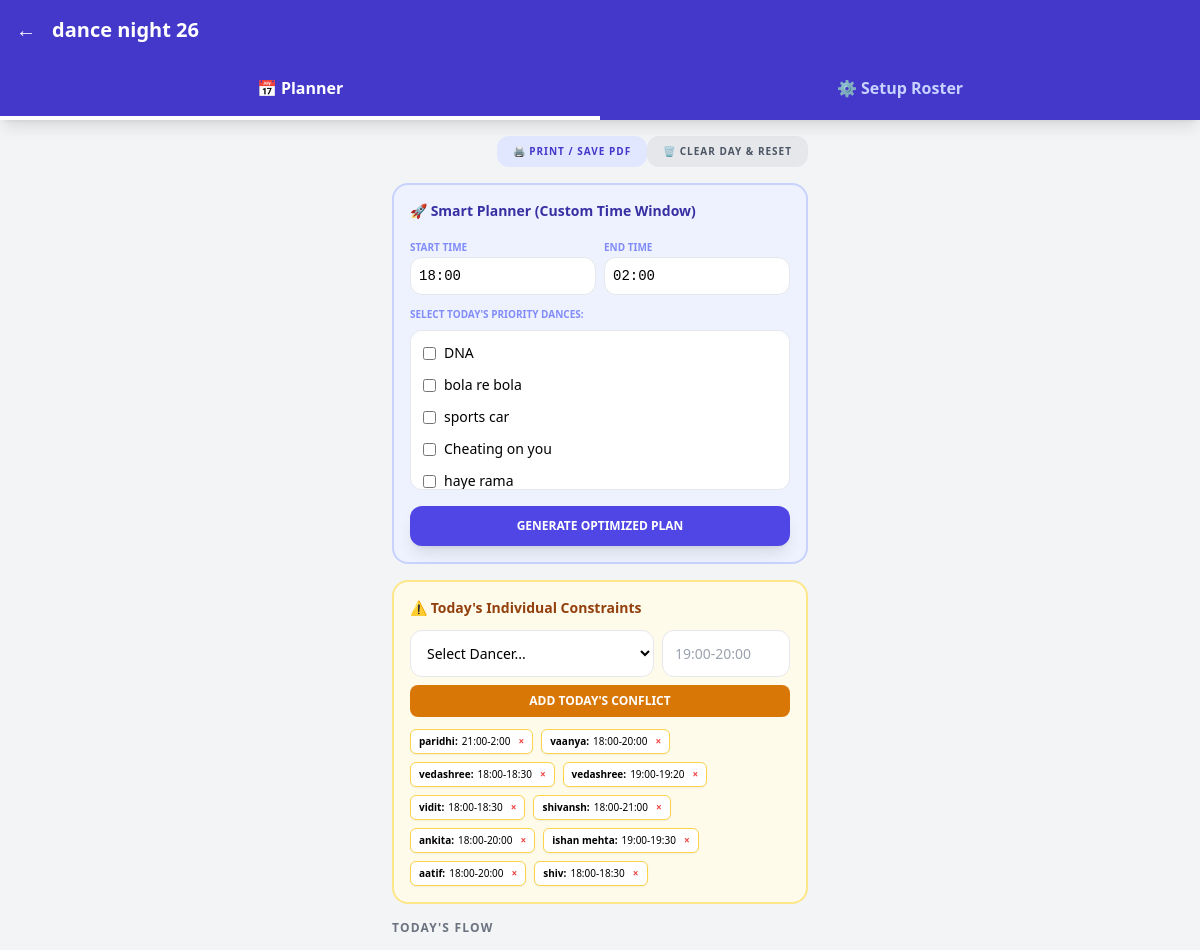
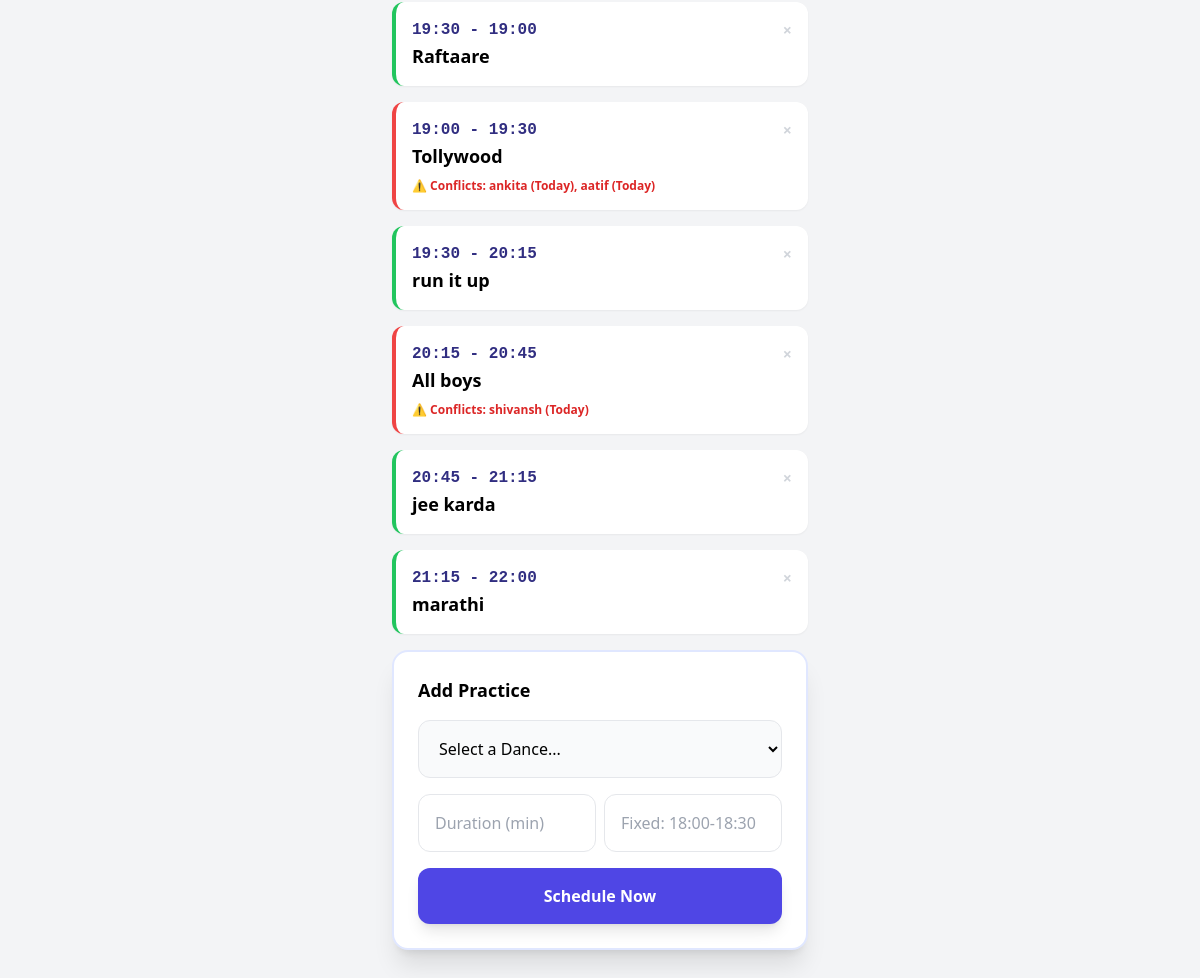
Screenshot of /event/1 with the database file from the repository (2 pictures, top to bottom).
### app/models.py (models this page shows)
class Event(Base):
    __tablename__ = "events"
    id = Column(Integer, primary_key=True, index=True)
    name = Column(String, unique=True)
    date = Column(String)
    start_time = Column(String, default="18:00")
    end_time = Column(String, default="02:00")
    dances = relationship("Dance", back_populates="event")
    dancers = relationship("Dancer", back_populates="event")

class Dance(Base):
    __tablename__ = "dances"
    id = Column(Integer, primary_key=True, index=True)
    name = Column(String)
    member_ids = Column(JSON, default=[])
    event_id = Column(Integer, ForeignKey("events.id"))
    event = relationship("Event", back_populates="dances")
    sessions = relationship("Session", back_populates="dance", cascade="all, delete-orphan")

class DailyConstraint(Base):
    __tablename__ = "daily_constraints"
    id = Column(Integer, primary_key=True, index=True)
    dancer_id = Column(Integer, ForeignKey("dancers.id"))
    time_range = Column(String)
    event_id = Column(Integer, ForeignKey("events.id"))
    dancer = relationship("Dancer")

class Dancer(Base):
    __tablename__ = "dancers"
    id = Column(Integer, primary_key=True, index=True)
    name = Column(String)
    busy_times = Column(JSON)
    event_id = Column(Integer, ForeignKey("events.id"))
    event = relationship("Event", back_populates="dancers")

### app/main.py (the view)
@app.get("/event/{event_id}", response_class=HTMLResponse)
async def view_event(event_id: int, request: Request, db: Session = Depends(database.get_db)):
    event = db.query(models.Event).filter(models.Event.id == event_id).first()
    dances = db.query(models.Dance).filter(models.Dance.event_id == event_id).all()
    dancers = db.query(models.Dancer).filter(models.Dancer.event_id == event_id).all()
    sessions = db.query(models.Session).filter(models.Session.event_id == event_id).all()
    daily_constraints = db.query(models.DailyConstraint).filter(models.DailyConstraint.event_id == event_id).all()
    start_time_str = event.start_time if event and event.start_time else "18:00"
    full_schedule = engine.calculate_full_schedule(sessions, dancers, daily_constraints, start_time_str=start_time_str)
    return templates.TemplateResponse("event.html", {
        "request": request, "event": event, "dances": dances,
        "dancers": dancers, "schedule": full_schedule,
        "daily_constraints": daily_constraints
    })

### app/templates/event.html (shortened to what this page needs)
<!DOCTYPE html>
<html lang="en">
<head>
    <script src="https://cdn.tailwindcss.com"></script>
</head>
<body class="bg-gray-100 pb-24">
    <div class="bg-indigo-700 shadow-lg sticky top-0 z-50">
        <div class="p-4 text-white flex items-center">
            <a href="/" class="mr-4 text-xl">←</a>
            <h1 class="text-xl font-bold">{{ event.name }}</h1>
        </div>
        <div class="flex">
            <button id="btn-planner" onclick="showTab('planner')" class="flex-1 p-4 font-bold active-tab">📅 Planner</button>
            <button id="btn-library" onclick="showTab('library')" class="flex-1 p-4 font-bold inactive-tab">⚙️ Setup Roster</button>
        </div>
    </div>
    <div class="max-w-md mx-auto p-4">
        <div id="planner-section" class="space-y-4">
            <div class="flex justify-end mb-4">
                <button onclick="window.print()" class="bg-indigo-100 text-indigo-700 px-4 py-2 rounded-xl text-[10px] font-black uppercase tracking-widest hover:bg-indigo-200 transition-colors">
                    🖨️ Print / Save PDF
                </button>
                <form action="/event/{{ event.id }}/clear_day" method="post"
                    onsubmit="return confirm('This will clear all practices and today\'s individual constraints. Are you sure?')">
                    <button type="submit" class="bg-gray-200 text-gray-600 px-4 py-2 rounded-xl text-[10px] font-black uppercase tracking-widest hover:bg-red-100 hover:text-red-600 transition-colors">
                        🗑️ Clear Day & Reset
                    </button>
                </form>
            </div>
            <div class="bg-indigo-50 p-4 rounded-2xl border-2 border-indigo-200">
                <h3 class="text-indigo-800 font-bold text-sm mb-3">🚀 Smart Planner (Custom Time Window)</h3>
                <form action="/event/{{ event.id }}/auto_generate" method="post">
                    <div class="grid grid-cols-2 gap-2 mb-3">
                        <div>
                            <label class="text-[10px] font-bold text-indigo-400 uppercase">Start Time</label>
                            <input type="text" name="start_time" placeholder="18:00" value="{{ event.start_time or '18:00' }}" class="w-full p-2 border rounded-xl text-sm font-mono" required>
                        </div>
                        <div>
                            <label class="text-[10px] font-bold text-indigo-400 uppercase">End Time</label>
                            <input type="text" name="end_time" placeholder="02:00" value="{{ event.end_time or '02:00' }}" class="w-full p-2 border rounded-xl text-sm font-mono" required>
                        </div>
                    </div>
                    <p class="text-[10px] font-bold text-indigo-400 uppercase mb-2">Select Today's Priority Dances:</p>
                    <div class="grid grid-cols-1 gap-1 mb-4 max-h-40 overflow-y-auto p-2 bg-white rounded-xl border">
                        {% for d in dances %}
                        <label class="flex items-center space-x-2 text-sm p-1 hover:bg-indigo-50 rounded">
                            <input type="checkbox" name="priority_ids" value="{{ d.id }}" class="rounded text-indigo-600">
                            <span>{{ d.name }}</span>
                        </label>
                        {% endfor %}
                    </div>
                    <button type="submit" class="w-full bg-indigo-600 text-white p-3 rounded-xl font-bold text-xs uppercase shadow-lg hover:bg-indigo-700">
                        Generate Optimized Plan
                    </button>
                </form>
            </div>
            <div class="bg-amber-50 p-4 rounded-2xl border-2 border-amber-200 mb-6">
                <h3 class="text-amber-800 font-bold text-sm mb-3">⚠️ Today's Individual Constraints</h3>
                <form action="/event/{{ event.id }}/add_daily_constraint" method="post" class="space-y-2">
                    <div class="flex gap-2">
                        <select name="dancer_id" class="flex-1 p-3 bg-white border rounded-xl text-sm" required>
                            <option value="" disabled selected>Select Dancer...</option>
                        </select>
                        <input type="text" name="time_range" placeholder="19:00-20:00" class="w-32 p-3 border rounded-xl text-sm" required>
                    </div>
                    <button type="submit" class="w-full bg-amber-600 text-white p-2 rounded-lg font-bold text-xs uppercase">Add Today's Conflict</button>
                </form>
                <div class="mt-3 flex flex-wrap gap-2">
                    {% for c in daily_constraints %}
                    <div class="bg-white px-2 py-1 rounded-md border border-amber-300 text-[10px] flex items-center shadow-sm">
                        <span class="font-bold mr-1">{{ c.dancer.name }}:</span> {{ c.time_range }}
                        <form action="/event/{{ event.id }}/delete_constraint/{{ c.id }}" method="post" class="ml-2">
                            <button type="submit" class="text-red-500 font-black">×</button>
                        </form>
                    </div>
                    {% endfor %}
                </div>
            </div>
            <h2 class="text-xs font-bold text-gray-500 uppercase tracking-widest">Today's Flow</h2>
            <div id="sortable-sessions" class="space-y-4">
                {% for item in schedule %}
                <div data-id="{{ item.session_id }}" class="bg-white p-4 rounded-xl shadow-sm border-l-4 cursor-move {% if item.conflicts %} border-red-500 {% else %} border-green-500 {% endif %}">
                    <div class="flex justify-between items-center">
                        <span class="font-mono font-bold text-indigo-900">{{ item.start }} - {{ item.end }}</span>
                        <div class="flex gap-2">
                            <form action="/event/{{ event.id }}/delete_session/{{ item.session_id }}" method="post">
                                <button type="submit" class="text-gray-300 hover:text-red-500 font-bold">×</button>
                            </form>
                        </div>
                    </div>
                    <h3 class="text-lg font-bold">{{ item.name }}</h3>
                    {% if item.conflicts %}
                    <p class="text-xs text-red-600 font-bold mt-2">⚠️ Conflicts: {{ item.conflicts|join(', ') }}</p>
                    {% endif %}
                </div>
                {% endfor %}
            </div>
            <div class="bg-white p-6 rounded-2xl shadow-xl mt-8 border-2 border-indigo-100">
    <h3 class="font-bold text-lg mb-4">Add Practice</h3>
    <form action="/event/{{ event.id }}/add_session" method="post" class="space-y-4">
        <select name="dance_id" class="w-full p-4 bg-gray-50 border rounded-xl" required>
            <option value="" disabled selected>Select a Dance...</option>
        </select>
        <div class="grid grid-cols-2 gap-2">
            <input type="number" name="duration" placeholder="Duration (min)" class="p-4 border rounded-xl">
            <input type="text" name="custom_time" placeholder="Fixed: 18:00-18:30" class="p-4 border rounded-xl">
        </div>
        <button type="submit" class="w-full bg-indigo-600 text-white p-4 rounded-xl font-bold shadow-lg">Schedule Now</button>
    </form>
</div>
        </div>
    </div>
</body>
</html>

### app/templates/event.html (style rules this page uses)
.active-tab { border-bottom: 4px solid white; color: white; }
.inactive-tab { border-bottom: 4px solid transparent; color: #c7d2fe; }

### rows the page displays
Event: name "dance night 26", start_time "18:00", end_time "02:00"
Dance: name "DNA"
Dance: name "bola re bola"
Dance: name "sports car"
Dance: name "Cheating on you"
Dance: name "haye rama"
DailyConstraint: dancer.name "paridhi", time_range "21:00-2:00"
DailyConstraint: dancer.name "vaanya", time_range "18:00-20:00"
DailyConstraint: dancer.name "vedashree", time_range "18:00-18:30"
DailyConstraint: dancer.name "vedashree", time_range "19:00-19:20"
DailyConstraint: dancer.name "vidit", time_range "18:00-18:30"
DailyConstraint: dancer.name "shivansh", time_range "18:00-21:00"
DailyConstraint: dancer.name "ankita", time_range "18:00-20:00"
DailyConstraint: dancer.name "ishan mehta", time_range "19:00-19:30"
DailyConstraint: dancer.name "aatif", time_range "18:00-20:00"
DailyConstraint: dancer.name "shiv", time_range "18:00-18:30"
Dance: start "19:30", end "19:00", name "Raftaare"
Dance: start "19:00", end "19:30", name "Tollywood", conflicts "ankita (Today), aatif (Today)"
Dance: start "19:30", end "20:15", name "run it up"
Dance: start "20:15", end "20:45", name "All boys", conflicts "shivansh (Today)"
Dance: start "20:45", end "21:15", name "jee karda"
Dance: start "21:15", end "22:00", name "marathi"
